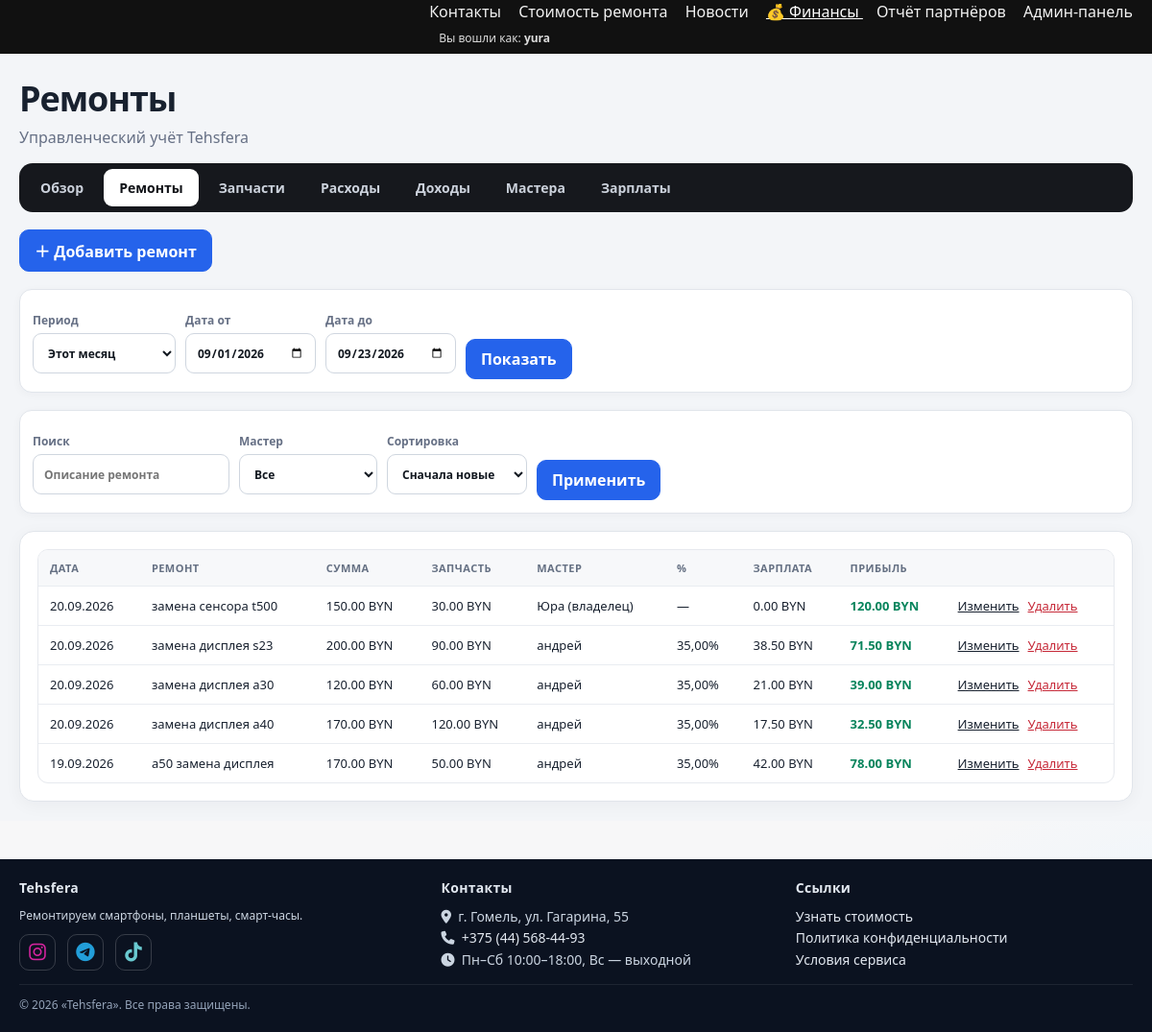
Page /finance/repairs/ (signed in) on the committed database.
### finance/models.py (models this page shows, shortened)
class RepairFinance(models.Model):
    date = models.DateField("Дата")
    description = models.CharField("Описание ремонта", max_length=255)
    revenue = models.DecimalField(
        "Получено от клиента", max_digits=12, decimal_places=2,
        validators=[MinValueValidator(0)],
    )
    part_cost = models.DecimalField(
        "Стоимость запчасти", max_digits=12, decimal_places=2,
        default=Decimal("0.00"), validators=[MinValueValidator(0)],
    )
    manual_part_cost = models.DecimalField(
        "Дополнительная стоимость запчастей вручную", max_digits=12, decimal_places=2,
        default=Decimal("0.00"), validators=[MinValueValidator(0)],
        help_text="Используйте для деталей, которых нет на складе, или деталей клиента.",
    )
    employee = models.ForeignKey(
        Employee, verbose_name="Исполнитель", on_delete=models.PROTECT,
        related_name="repairs",
    )
    master_percent = models.DecimalField(
        "Процент исполнителя", max_digits=5, decimal_places=2,
        default=Decimal("0.00"), validators=[MinValueValidator(0), MaxValueValidator(100)],
        help_text="Сохраняется в ремонте и не меняется при изменении профиля исполнителя.",
    )
    repair_margin = models.DecimalField("Маржа до зарплаты", max_digits=12, decimal_places=2, editable=False)
    master_salary = models.DecimalField("Зарплата мастера", max_digits=12, decimal_places=2, editable=False)
    workshop_profit = models.DecimalField("Прибыль мастерской", max_digits=12, decimal_places=2, editable=False)
    comment = models.TextField("Комментарий", blank=True)
    created_at = models.DateTimeField("Создан", auto_now_add=True)
    class Meta:
        verbose_name = "Ремонт (финансы)"
        verbose_name_plural = "Ремонты (финансы)"
        ordering = ["-date", "-created_at"]
        indexes = [models.Index(fields=["date"]), models.Index(fields=["employee", "date"])]

class Employee(models.Model):
    user = models.OneToOneField(
        settings.AUTH_USER_MODEL, verbose_name="Аккаунт пользователя",
        on_delete=models.SET_NULL, related_name="employee_profile", null=True, blank=True,
    )
    name = models.CharField("Имя", max_length=120)
    default_percent = models.DecimalField(
        "Процент по умолчанию",
        max_digits=5,
        decimal_places=2,
        default=Decimal("0.00"),
        validators=[MinValueValidator(0), MaxValueValidator(100)],
    )
    is_owner = models.BooleanField("Владелец", default=False)
    is_active = models.BooleanField("Активен", default=True)
    created_at = models.DateTimeField("Создан", auto_now_add=True)
    class Meta:
        verbose_name = "Исполнитель"
        verbose_name_plural = "Исполнители"
        ordering = ["name"]
    def __str__(self):
        return f"{self.name} (владелец)" if self.is_owner else self.name

### finance/views.py (the view)
# urls.py: path("repairs/", views.repair_list, name="repair_list"),
@finance_staff_required
def repair_list(request):
    start, end, context = _period_context(request)
    qs = RepairFinance.objects.select_related("employee").filter(date__range=(start, end))
    employee_id = request.GET.get("employee")
    query = (request.GET.get("q") or "").strip()
    sort = request.GET.get("sort", "-date")
    allowed = {"date", "-date", "revenue", "-revenue", "workshop_profit", "-workshop_profit", "description", "-description"}
    if employee_id:
        qs = qs.filter(employee_id=employee_id)
    if query:
        qs = qs.filter(Q(description__icontains=query) | Q(comment__icontains=query))
    context.update(page_obj=_page(qs.order_by(sort if sort in allowed else "-date", "-created_at"), request), employees=Employee.objects.all(), selected_employee=employee_id, q=query, sort=sort)
    return render(request, "finance/repair_list.html", context)

### finance/templatetags/finance_extras.py (called while the page is built)
@register.filter
def money_byn(value):
    try:
        number = Decimal(value or 0)
    except Exception:
        number = Decimal("0")
    return f"{number:,.2f}".replace(",", " ") + " BYN"

### finance/views.py (called while the page is built)
def _page(queryset, request, size=40):
    return Paginator(queryset, size).get_page(request.GET.get("page"))

def _period_context(request):
    start, end, preset = resolve_period(request)
    return start, end, {"date_from": start, "date_to": end, "period": preset}

### finance/templates/finance/repair_list.html (shortened to what this page needs)
{% extends "finance/base.html" %}{% load finance_extras %}{% block finance_title %}Ремонты{% endblock %}{% block finance_content %}<div class="fin-actions"><a class="fin-btn primary" href="{% url 'finance:repair_create' %}">＋ Добавить ремонт</a></div>{% include "finance/_period.html" %}<form method="get" class="fin-filters"><label>Поиск<input name="q" value="{{ q }}" placeholder="Описание ремонта"></label><label>Мастер<select name="employee"><option value="">Все</option></select></label><label>Сортировка<select name="sort"><option value="-date">Сначала новые</option></select></label><button class="fin-btn primary">Применить</button></form><section class="fin-card"><div class="fin-table-wrap"><table class="fin-table desktop-table"><thead><tr><th>Дата</th><th>Ремонт</th><th>Сумма</th><th>Запчасть</th><th>Мастер</th><th>%</th><th>Зарплата</th><th>Прибыль</th><th></th></tr></thead><tbody>{% for repair in page_obj %}<tr><td>{{ repair.date|date:'d.m.Y' }}</td><td>{{ repair.description }}</td><td>{{ repair.revenue|money_byn }}</td><td>{{ repair.part_cost|money_byn }}</td><td>{{ repair.employee }}</td><td>{% if repair.employee.is_owner %}—{% else %}{{ repair.master_percent }}%{% endif %}</td><td>{{ repair.master_salary|money_byn }}</td><td class="{% if repair.workshop_profit < 0 %}amount-neg{% else %}amount-pos{% endif %}">{{ repair.workshop_profit|money_byn }}</td><td><div class="fin-row-actions"><a href="{% url 'finance:repair_edit' repair.pk %}">Изменить</a><a href="{% url 'finance:repair_delete' repair.pk %}">Удалить</a></div></td></tr>{% empty %}<tr><td colspan="9" class="fin-empty">Ремонтов за период нет</td></tr>{% endfor %}</tbody></table></div></section>{% endblock %}

### repairs/templates/repairs/base.html (shortened to what this page needs)
<!DOCTYPE html>
{% load static %}
<html lang="ru">
<head>
  <link rel="stylesheet" href="https://cdnjs.cloudflare.com/ajax/libs/font-awesome/6.6.0/css/all.min.css">
</head>
<body>
  <header>
    <div class="wrap">
      <div class="row">
        <a class="brand" href="{% url 'repairs:brand_list' %}" aria-label="Tehsfera — на главную">
          <img src="{% static 'img/tehsfera-logo.png' %}" alt="Tehsfera" loading="eager" decoding="async">
        </a>
        <nav class="site-nav" id="siteNav">
          <div class="nav-links" id="navLinks">
            <a href="{% url 'repairs:contacts' %}"
               class="{% if request.path|slice:':10' == '/contacts' %}active{% endif %}">
              Контакты
            </a>
            <a href="{% url 'repairs:brand_list' %}"
               class="{% if request.path == '/' or request.path|slice:':8' == '/repairs' %}active{% endif %}">
              Стоимость ремонта
            </a>
            <a href="{% url 'news:list' %}"
               class="{% if request.path|slice:':6' == '/news/' %}active{% endif %}">
              Новости
            </a>
            {% if request.user.is_staff %}
              {% if perms.finance.view_repairfinance %}
                <a href="{% url 'finance:dashboard' %}"
                   class="{% if request.path|slice:':9' == '/finance/' %}active{% endif %}">
                  💰 Финансы
                </a>
              {% endif %}
              <a href="{% url 'repairs:referrals_report' %}"
                 class="{% if request.path|slice:':11' == '/referrals' %}active{% endif %}">
                Отчёт партнёров
              </a>
            {% elif request.user.is_authenticated and request.user.employee_profile.is_active %}
              <a href="{% url 'master_portal:dashboard' %}"
                 class="{% if request.path|slice:':8' == '/master/' %}active{% endif %}">
                💰 Моя зарплата
              </a>
            {% endif %}
            {% if request.user.is_authenticated and request.user.is_staff %}
              <a href="{% url 'admin:index' %}">Админ-панель</a>
              <div class="small" style="opacity:.85; padding: 8px 10px;">
                Вы вошли как: <b>{{ request.user.username }}</b>
              </div>
            {% endif %}
          </div>
        </nav>
      </div>
    </div>
  </header>
  <main>
    {% block content %}{% endblock %}
  </main>
  <footer>
    <div class="wrap">
      <div class="grid">
        <section>
          <h4>Tehsfera</h4>
          <p class="small" style="margin:0 0 10px">Ремонтируем смартфоны, планшеты, смарт-часы.</p>
          <div class="social">
            <a class="ig" href="https://www.instagram.com/tehsfera_gomel" target="_blank" rel="noopener" title="Instagram: @tehsfera_gomel" aria-label="Instagram">
              <i class="fa-brands fa-instagram"></i>
            </a>
            <a class="tg" href="https://t.me/+OeKcuIOyDMBiOGUy" target="_blank" rel="noopener" title="Telegram — вопросы и обсуждения" aria-label="Telegram">
              <i class="fa-brands fa-telegram"></i>
            </a>
            <a class="tt" href="https://www.tiktok.com/@tehsfera" target="_blank" rel="noopener" title="TikTok: @tehsfera" aria-label="TikTok">
              <i class="fa-brands fa-tiktok"></i>
            </a>
          </div>
        </section>
        <section>
          <h4>Контакты</h4>
          <ul>
            <li><i class="fa-solid fa-location-dot"></i>&nbsp; г. Гомель, ул. Гагарина, 55</li>
            <li><i class="fa-solid fa-phone"></i>&nbsp; <a href="tel:+375445684493">+375 (44) 568-44-93</a></li>
            <li><i class="fa-solid fa-clock"></i>&nbsp; Пн–Сб 10:00–18:00, Вс — выходной</li>
          </ul>
        </section>
        <section>
          <h4>Ссылки</h4>
          <ul>
            <li><a href="{% url 'repairs:brand_list' %}">Узнать стоимость</a></li>
            <li><a href="{% url 'privacy' %}">Политика конфиденциальности</a></li>
            <li><a href="{% url 'terms' %}">Условия сервиса</a></li>
          </ul>
        </section>
      </div>
      <div class="f-bottom">
        <div>© {% now "Y" %} «Tehsfera». Все права защищены.</div>
      </div>
    </div>
  </footer>
</body>
</html>

### repairs/templates/repairs/base.html (style rules this page uses)
:root { --container: 1200px; --gap: 16px; --radius: 14px; --ink: #0f172a; --muted: #64748b; --brd: #e5e7eb; --brd2: #cbd5e1; --header-h: 56px; --logo-h: 124px; --logo-up: 10px; }
* { box-sizing: border-box; }
body { font-family: system-ui, -apple-system, Segoe UI, Roboto, Arial; margin: 0; color: var(--ink); background: radial-gradient(1200px 600px at -10% 0%, #eef2ff 0%, rgba(238,242,255,0) 60%), radial-gradient(900px 500px at 110% 100%, #e6f4ff 0%, rgba(230,244,255,0) 55%), radial-gradient(700px 400px at 50% -20%, #ffe9f0 0%, rgba(255,233,240,0) 60%), #f7f7f8; background-attachment: fixed, fixed, fixed, scroll; }
a { color: inherit; }
header { background: #111; color: #fff; }
.wrap { max-width: var(--container); margin: 0 auto; padding: 0 20px; }
header .row { display: flex; justify-content: space-between; align-items: center; gap: 12px; height: var(--header-h); overflow: visible; }
header a { color: #fff; text-decoration: none; }
header nav a { opacity: .95; }
header nav a + a { margin-left: 14px; }
header nav a.active { opacity: 1; text-decoration: underline; }
header .brand { display:inline-flex; align-items:center; height: var(--header-h); }
header .brand img { display:block; height: var(--logo-h); width:auto; margin-top: calc(var(--logo-up) * -1); margin-bottom: calc(var(--logo-up) * -1); }
main { max-width: var(--container); margin: 0 auto; padding: 20px; }
.grid { display: grid; grid-template-columns: repeat(auto-fill, minmax(180px, 1fr)); gap: var(--gap); }
.small { font-size: 12px; }
label { display: block; margin: 10px 0 6px; }
input, select { width: 100%; padding: 10px; border: 1px solid #ddd; border-radius: 8px; background: #fff; }
.site-nav { display: flex; align-items: center; gap: 14px; }
footer { background: #0b1220; color: #cbd5e1; margin-top: 40px; padding: 20px 0; }
footer .grid { display: grid; gap: 18px; grid-template-columns: 1.2fr 1fr 1fr; }
footer h4 { margin: 0 0 10px; font-size: 14px; color: #e2e8f0; letter-spacing: .02em; }
footer p, footer li, footer a { font-size: 14px; line-height: 1.6; }
footer a { color: #e2e8f0; text-decoration: none; }
footer ul { margin: 0; padding: 0; list-style: none; }
.f-bottom { margin-top: 14px; padding-top: 12px; border-top: 1px solid rgba(255,255,255,.08); display: flex; justify-content: space-between; align-items: center; gap: 12px; font-size: 12px; color: #94a3b8; }
footer .social { display: flex; gap: 12px; align-items: center; flex-wrap: wrap; }
footer .social a { display: inline-flex; align-items: center; justify-content: center; width: 38px; height: 38px; border-radius: 10px; border: 1px solid rgba(255,255,255,.18); text-decoration: none; background: transparent; }
footer .social a i { font-size: 20px; line-height: 1; font-family: "Font Awesome 6 Brands"; font-weight: 400; }
footer .social a.ig i { color: #d6249f; }
footer .social a.tt i { color: #69C9D0; }
footer .social a.tg i { color: #229ED9; }

### rows in the picture
RepairFinance: date "20.09.2026", description "замена сенсора t500", revenue "150.00 BYN", part_cost "30.00 BYN", employee "Юра (владелец)", master_salary "0.00 BYN", workshop_profit "120.00 BYN"
RepairFinance: date "20.09.2026", description "замена дисплея s23", revenue "200.00 BYN", part_cost "90.00 BYN", employee "андрей", master_percent "35,00", master_salary "38.50 BYN", workshop_profit "71.50 BYN"
RepairFinance: date "20.09.2026", description "замена дисплея a30", revenue "120.00 BYN", part_cost "60.00 BYN", employee "андрей", master_percent "35,00", master_salary "21.00 BYN", workshop_profit "39.00 BYN"
RepairFinance: date "20.09.2026", description "замена дисплея a40", revenue "170.00 BYN", part_cost "120.00 BYN", employee "андрей", master_percent "35,00", master_salary "17.50 BYN", workshop_profit "32.50 BYN"
RepairFinance: date "19.09.2026", description "a50 замена дисплея", revenue "170.00 BYN", part_cost "50.00 BYN", employee "андрей", master_percent "35,00", master_salary "42.00 BYN", workshop_profit "78.00 BYN"

### other values in the picture
{{ request.user.username }} "yura"
